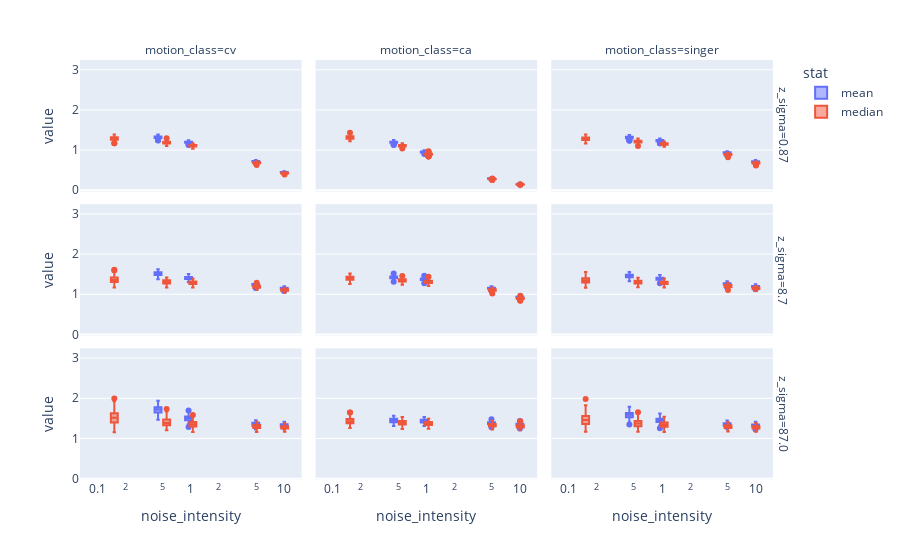

The cell this chart's notebook holds for it:
### Code cell
melted = data.melt(['motion', 'z_sigma', 'R', 'target', 'motion_class', 'noise_intensity'], ['mean', 'median'], 'stat')

fig = ex.box(melted, y='value', x='noise_intensity', color='stat', facet_col='motion_class', facet_row='z_sigma', log_x=True)
fig.update_layout(height=800)

### Figure 1 — Plotly figure (JSON) as saved in the notebook; plotly's stock layout.template omitted (floating-point values rounded to 4 significant figures; data arrays with more than 128 entries replaced by an {"elided": "..."} marker saying what was removed)
{"data": [{"alignmentgroup": "True", "hovertemplate": "stat=mean<br>z_sigma=0.87<br>motion_class=cv<br>noise_intensity=%{x}<br>value=%{y}<extra></extra>", "legendgroup": "mean", "marker": {"color": "#636efa"}, "name": "mean", "notched": false, "offsetgroup": "mean", "orientation": "v", "showlegend": true, "type": "box", "x": {"elided": "1000 float values"}, "x0": " ", "xaxis": "x7", "y": {"elided": "1000 float values"}, "y0": " ", "yaxis": "y7"}, {"alignmentgroup": "True", "hovertemplate": "stat=mean<br>z_sigma=0.87<br>motion_class=ca<br>noise_intensity=%{x}<br>value=%{y}<extra></extra>", "legendgroup": "mean", "marker": {"color": "#636efa"}, "name": "mean", "notched": false, "offsetgroup": "mean", "orientation": "v", "showlegend": false, "type": "box", "x": {"elided": "1000 float values"}, "x0": " ", "xaxis": "x8", "y": {"elided": "1000 float values"}, "y0": " ", "yaxis": "y8"}, {"alignmentgroup": "True", "hovertemplate": "stat=mean<br>z_sigma=0.87<br>motion_class=singer<br>noise_intensity=%{x}<br>value=%{y}<extra></extra>", "legendgroup": "mean", "marker": {"color": "#636efa"}, "name": "mean", "notched": false, "offsetgroup": "mean", "orientation": "v", "showlegend": false, "type": "box", "x": {"elided": "1000 float values"}, "x0": " ", "xaxis": "x9", "y": {"elided": "1000 float values"}, "y0": " ", "yaxis": "y9"}, {"alignmentgroup": "True", "hovertemplate": "stat=mean<br>z_sigma=8.7<br>motion_class=cv<br>noise_intensity=%{x}<br>value=%{y}<extra></extra>", "legendgroup": "mean", "marker": {"color": "#636efa"}, "name": "mean", "notched": false, "offsetgroup": "mean", "orientation": "v", "showlegend": false, "type": "box", "x": {"elided": "1000 float values"}, "x0": " ", "xaxis": "x4", "y": {"elided": "1000 float values"}, "y0": " ", "yaxis": "y4"}, {"alignmentgroup": "True", "hovertemplate": "stat=mean<br>z_sigma=8.7<br>motion_class=ca<br>noise_intensity=%{x}<br>value=%{y}<extra></extra>", "legendgroup": "mean", "marker": {"color": "#636efa"}, "name": "mean", "notched": false, "offsetgroup": "mean", "orientation": "v", "showlegend": false, "type": "box", "x": {"elided": "1000 float values"}, "x0": " ", "xaxis": "x5", "y": {"elided": "1000 float values"}, "y0": " ", "yaxis": "y5"}, {"alignmentgroup": "True", "hovertemplate": "stat=mean<br>z_sigma=8.7<br>motion_class=singer<br>noise_intensity=%{x}<br>value=%{y}<extra></extra>", "legendgroup": "mean", "marker": {"color": "#636efa"}, "name": "mean", "notched": false, "offsetgroup": "mean", "orientation": "v", "showlegend": false, "type": "box", "x": {"elided": "1000 float values"}, "x0": " ", "xaxis": "x6", "y": {"elided": "1000 float values"}, "y0": " ", "yaxis": "y6"}, {"alignmentgroup": "True", "hovertemplate": "stat=mean<br>z_sigma=87.0<br>motion_class=cv<br>noise_intensity=%{x}<br>value=%{y}<extra></extra>", "legendgroup": "mean", "marker": {"color": "#636efa"}, "name": "mean", "notched": false, "offsetgroup": "mean", "orientation": "v", "showlegend": false, "type": "box", "x": {"elided": "1000 float values"}, "x0": " ", "xaxis": "x", "y": {"elided": "1000 float values"}, "y0": " ", "yaxis": "y"}, {"alignmentgroup": "True", "hovertemplate": "stat=mean<br>z_sigma=87.0<br>motion_class=ca<br>noise_intensity=%{x}<br>value=%{y}<extra></extra>", "legendgroup": "mean", "marker": {"color": "#636efa"}, "name": "mean", "notched": false, "offsetgroup": "mean", "orientation": "v", "showlegend": false, "type": "box", "x": {"elided": "1000 float values"}, "x0": " ", "xaxis": "x2", "y": {"elided": "1000 float values"}, "y0": " ", "yaxis": "y2"}, {"alignmentgroup": "True", "hovertemplate": "stat=mean<br>z_sigma=87.0<br>motion_class=singer<br>noise_intensity=%{x}<br>value=%{y}<extra></extra>", "legendgroup": "mean", "marker": {"color": "#636efa"}, "name": "mean", "notched": false, "offsetgroup": "mean", "orientation": "v", "showlegend": false, "type": "box", "x": {"elided": "1000 float values"}, "x0": " ", "xaxis": "x3", "y": {"elided": "1000 float values"}, "y0": " ", "yaxis": "y3"}, {"alignmentgroup": "True", "hovertemplate": "stat=median<br>z_sigma=0.87<br>motion_class=cv<br>noise_intensity=%{x}<br>value=%{y}<extra></extra>", "legendgroup": "median", "marker": {"color": "#EF553B"}, "name": "median", "notched": false, "offsetgroup": "median", "orientation": "v", "showlegend": true, "type": "box", "x": {"elided": "1000 float values"}, "x0": " ", "xaxis": "x7", "y": {"elided": "1000 float values"}, "y0": " ", "yaxis": "y7"}, {"alignmentgroup": "True", "hovertemplate": "stat=median<br>z_sigma=0.87<br>motion_class=ca<br>noise_intensity=%{x}<br>value=%{y}<extra></extra>", "legendgroup": "median", "marker": {"color": "#EF553B"}, "name": "median", "notched": false, "offsetgroup": "median", "orientation": "v", "showlegend": false, "type": "box", "x": {"elided": "1000 float values"}, "x0": " ", "xaxis": "x8", "y": {"elided": "1000 float values"}, "y0": " ", "yaxis": "y8"}, {"alignmentgroup": "True", "hovertemplate": "stat=median<br>z_sigma=0.87<br>motion_class=singer<br>noise_intensity=%{x}<br>value=%{y}<extra></extra>", "legendgroup": "median", "marker": {"color": "#EF553B"}, "name": "median", "notched": false, "offsetgroup": "median", "orientation": "v", "showlegend": false, "type": "box", "x": {"elided": "1000 float values"}, "x0": " ", "xaxis": "x9", "y": {"elided": "1000 float values"}, "y0": " ", "yaxis": "y9"}, {"alignmentgroup": "True", "hovertemplate": "stat=median<br>z_sigma=8.7<br>motion_class=cv<br>noise_intensity=%{x}<br>value=%{y}<extra></extra>", "legendgroup": "median", "marker": {"color": "#EF553B"}, "name": "median", "notched": false, "offsetgroup": "median", "orientation": "v", "showlegend": false, "type": "box", "x": {"elided": "1000 float values"}, "x0": " ", "xaxis": "x4", "y": {"elided": "1000 float values"}, "y0": " ", "yaxis": "y4"}, {"alignmentgroup": "True", "hovertemplate": "stat=median<br>z_sigma=8.7<br>motion_class=ca<br>noise_intensity=%{x}<br>value=%{y}<extra></extra>", "legendgroup": "median", "marker": {"color": "#EF553B"}, "name": "median", "notched": false, "offsetgroup": "median", "orientation": "v", "showlegend": false, "type": "box", "x": {"elided": "1000 float values"}, "x0": " ", "xaxis": "x5", "y": {"elided": "1000 float values"}, "y0": " ", "yaxis": "y5"}, {"alignmentgroup": "True", "hovertemplate": "stat=median<br>z_sigma=8.7<br>motion_class=singer<br>noise_intensity=%{x}<br>value=%{y}<extra></extra>", "legendgroup": "median", "marker": {"color": "#EF553B"}, "name": "median", "notched": false, "offsetgroup": "median", "orientation": "v", "showlegend": false, "type": "box", "x": {"elided": "1000 float values"}, "x0": " ", "xaxis": "x6", "y": {"elided": "1000 float values"}, "y0": " ", "yaxis": "y6"}, {"alignmentgroup": "True", "hovertemplate": "stat=median<br>z_sigma=87.0<br>motion_class=cv<br>noise_intensity=%{x}<br>value=%{y}<extra></extra>", "legendgroup": "median", "marker": {"color": "#EF553B"}, "name": "median", "notched": false, "offsetgroup": "median", "orientation": "v", "showlegend": false, "type": "box", "x": {"elided": "1000 float values"}, "x0": " ", "xaxis": "x", "y": {"elided": "1000 float values"}, "y0": " ", "yaxis": "y"}, {"alignmentgroup": "True", "hovertemplate": "stat=median<br>z_sigma=87.0<br>motion_class=ca<br>noise_intensity=%{x}<br>value=%{y}<extra></extra>", "legendgroup": "median", "marker": {"color": "#EF553B"}, "name": "median", "notched": false, "offsetgroup": "median", "orientation": "v", "showlegend": false, "type": "box", "x": {"elided": "1000 float values"}, "x0": " ", "xaxis": "x2", "y": {"elided": "1000 float values"}, "y0": " ", "yaxis": "y2"}, {"alignmentgroup": "True", "hovertemplate": "stat=median<br>z_sigma=87.0<br>motion_class=singer<br>noise_intensity=%{x}<br>value=%{y}<extra></extra>", "legendgroup": "median", "marker": {"color": "#EF553B"}, "name": "median", "notched": false, "offsetgroup": "median", "orientation": "v", "showlegend": false, "type": "box", "x": {"elided": "1000 float values"}, "x0": " ", "xaxis": "x3", "y": {"elided": "1000 float values"}, "y0": " ", "yaxis": "y3"}], "layout": {"annotations": [{"font": {}, "showarrow": false, "text": "motion_class=cv", "x": 0.1567, "xanchor": "center", "xref": "paper", "y": 1.0, "yanchor": "bottom", "yref": "paper"}, {"font": {}, "showarrow": false, "text": "motion_class=ca", "x": 0.49, "xanchor": "center", "xref": "paper", "y": 1.0, "yanchor": "bottom", "yref": "paper"}, {"font": {}, "showarrow": false, "text": "motion_class=singer", "x": 0.8233, "xanchor": "center", "xref": "paper", "y": 1.0, "yanchor": "bottom", "yref": "paper"}, {"font": {}, "showarrow": false, "text": "z_sigma=87.0", "textangle": 90, "x": 0.98, "xanchor": "left", "xref": "paper", "y": 0.1567, "yanchor": "middle", "yref": "paper"}, {"font": {}, "showarrow": false, "text": "z_sigma=8.7", "textangle": 90, "x": 0.98, "xanchor": "left", "xref": "paper", "y": 0.5, "yanchor": "middle", "yref": "paper"}, {"font": {}, "showarrow": false, "text": "z_sigma=0.87", "textangle": 90, "x": 0.98, "xanchor": "left", "xref": "paper", "y": 0.8433, "yanchor": "middle", "yref": "paper"}], "autosize": true, "boxmode": "group", "legend": {"title": {"text": "stat"}, "tracegroupgap": 0}, "margin": {"t": 60}, "xaxis": {"anchor": "y", "autorange": true, "domain": [0, 0.3133], "range": [-1.175, 1.175], "title": {"text": "noise_intensity"}, "type": "log"}, "xaxis2": {"anchor": "y2", "autorange": true, "domain": [0.3333, 0.6467], "matches": "x", "range": [-1.175, 1.175], "title": {"text": "noise_intensity"}, "type": "log"}, "xaxis3": {"anchor": "y3", "autorange": true, "domain": [0.6667, 0.98], "matches": "x", "range": [-1.175, 1.175], "title": {"text": "noise_intensity"}, "type": "log"}, "xaxis4": {"anchor": "y4", "autorange": true, "domain": [0, 0.3133], "matches": "x", "range": [-1.175, 1.175], "showticklabels": false, "type": "log"}, "xaxis5": {"anchor": "y5", "autorange": true, "domain": [0.3333, 0.6467], "matches": "x", "range": [-1.175, 1.175], "showticklabels": false, "type": "log"}, "xaxis6": {"anchor": "y6", "autorange": true, "domain": [0.6667, 0.98], "matches": "x", "range": [-1.175, 1.175], "showticklabels": false, "type": "log"}, "xaxis7": {"anchor": "y7", "autorange": true, "domain": [0, 0.3133], "matches": "x", "range": [-1.175, 1.175], "showticklabels": false, "type": "log"}, "xaxis8": {"anchor": "y8", "autorange": true, "domain": [0.3333, 0.6467], "matches": "x", "range": [-1.175, 1.175], "showticklabels": false, "type": "log"}, "xaxis9": {"anchor": "y9", "autorange": true, "domain": [0.6667, 0.98], "matches": "x", "range": [-1.175, 1.175], "showticklabels": false, "type": "log"}, "yaxis": {"anchor": "x", "autorange": true, "domain": [0, 0.3133], "range": [-0.03289, 3.241], "title": {"text": "value"}, "type": "linear"}, "yaxis2": {"anchor": "x2", "autorange": true, "domain": [0, 0.3133], "matches": "y", "range": [-0.03289, 3.241], "showticklabels": false, "type": "linear"}, "yaxis3": {"anchor": "x3", "autorange": true, "domain": [0, 0.3133], "matches": "y", "range": [-0.03289, 3.241], "showticklabels": false, "type": "linear"}, "yaxis4": {"anchor": "x4", "autorange": true, "domain": [0.3433, 0.6567], "matches": "y", "range": [-0.03289, 3.241], "title": {"text": "value"}, "type": "linear"}, "yaxis5": {"anchor": "x5", "autorange": true, "domain": [0.3433, 0.6567], "matches": "y", "range": [-0.03289, 3.241], "showticklabels": false, "type": "linear"}, "yaxis6": {"anchor": "x6", "autorange": true, "domain": [0.3433, 0.6567], "matches": "y", "range": [-0.03289, 3.241], "showticklabels": false, "type": "linear"}, "yaxis7": {"anchor": "x7", "autorange": true, "domain": [0.6867, 1.0], "matches": "y", "range": [-0.03289, 3.241], "title": {"text": "value"}, "type": "linear"}, "yaxis8": {"anchor": "x8", "autorange": true, "domain": [0.6867, 1.0], "matches": "y", "range": [-0.03289, 3.241], "showticklabels": false, "type": "linear"}, "yaxis9": {"anchor": "x9", "autorange": true, "domain": [0.6867, 1.0], "matches": "y", "range": [-0.03289, 3.241], "showticklabels": false, "type": "linear"}}}
